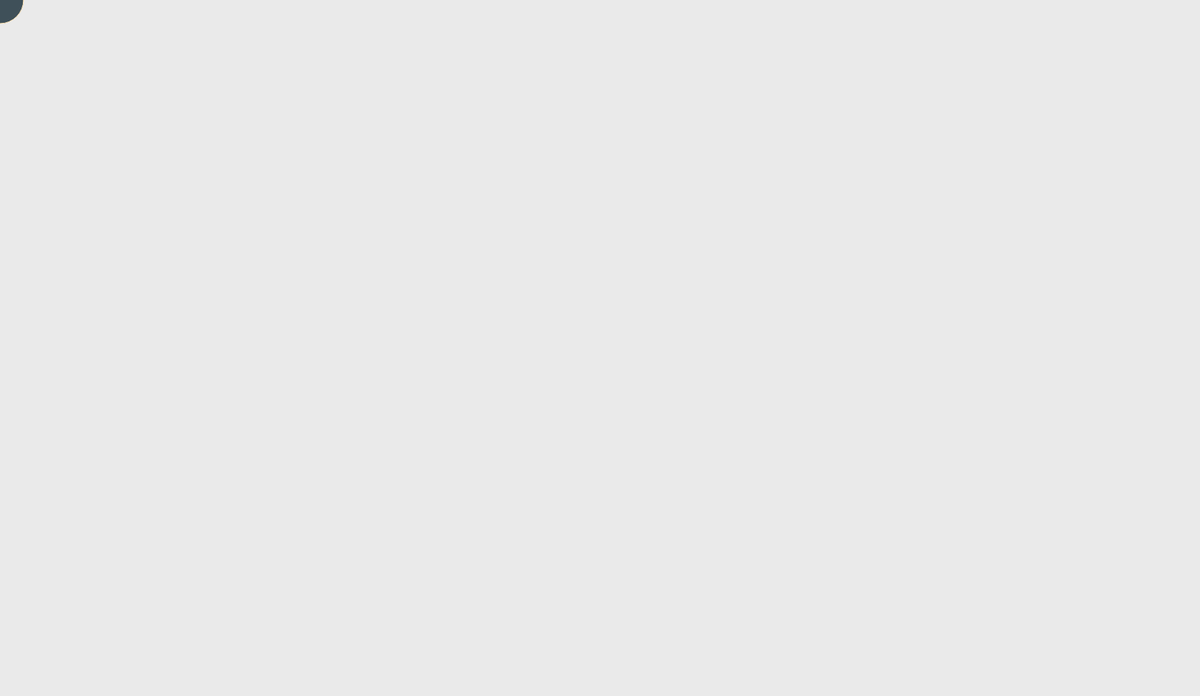
Frame 1 (no input)
Frame 60 (no input): identical to frame 1, image omitted
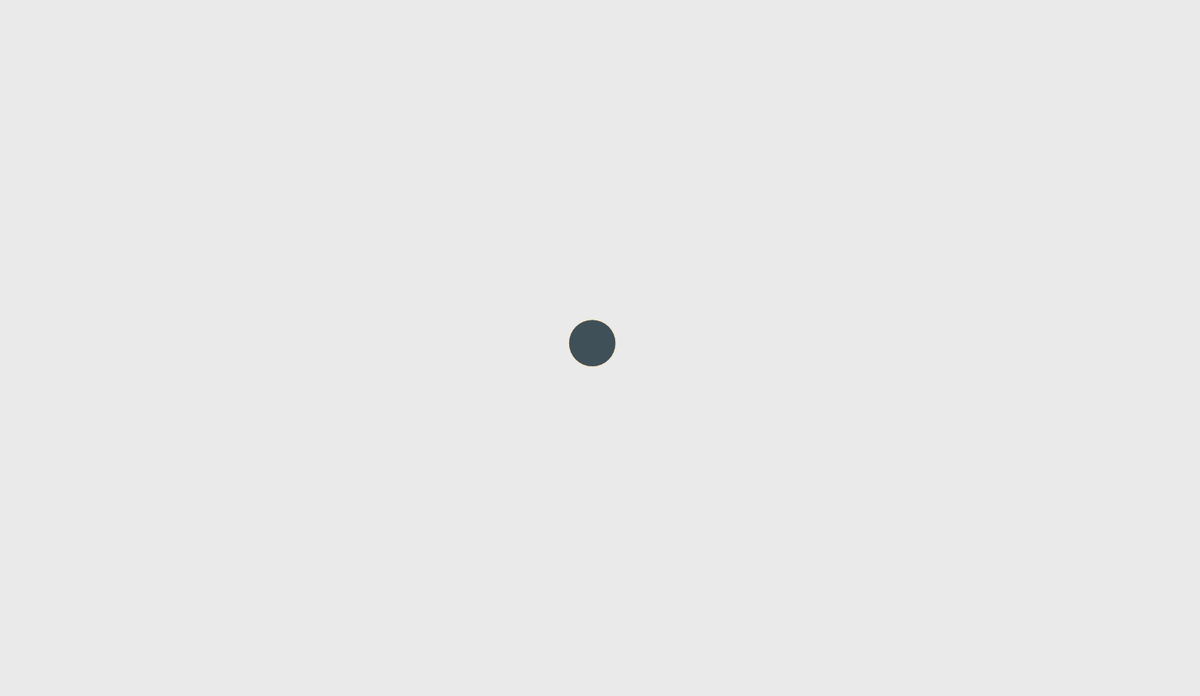
Frame 120 (the mouse pressed at the canvas centre since frame 60)

The p5.js sketch that drew these frames (run headless with seeded random() and noise() and a simulated clock; from frame 60 on, the mouse is pressed at the canvas centre):

// p5.js sketch
// ── sketch.js
/*
 * @name Linear Interpolation
 * @frame 720, 400
 * @description Move the mouse across the screen and the symbol will follow.
 * Between drawing each frame of the animation, the ellipse moves part
 * of the distance (0.05) from its current position toward the cursor using
 * the lerp() function.
 * This is the same as the Easing under input only with lerp() instead..
 */

let x = 0;
let y = 0;


function setup() {
  createCanvas(1680, 975);
  noStroke();
}

function draw() {
  background(234,234,234);

  // lerp() calculates a number between two numbers at a specific increment.
  // The amt parameter is the amount to interpolate between the two values
  // where 0.0 equal to the first point, 0.1 is very near the first point, 0.5
  // is half-way in between, etc.

  // Here we are moving 5% of the way to the mouse location each frame
  x = lerp(x, mouseX, 0.07);
  y = lerp(y, mouseY, 0.07);

  fill(63,80,89);
  stroke(255,228,181);
  ellipse(x, y, 66, 66);
}
